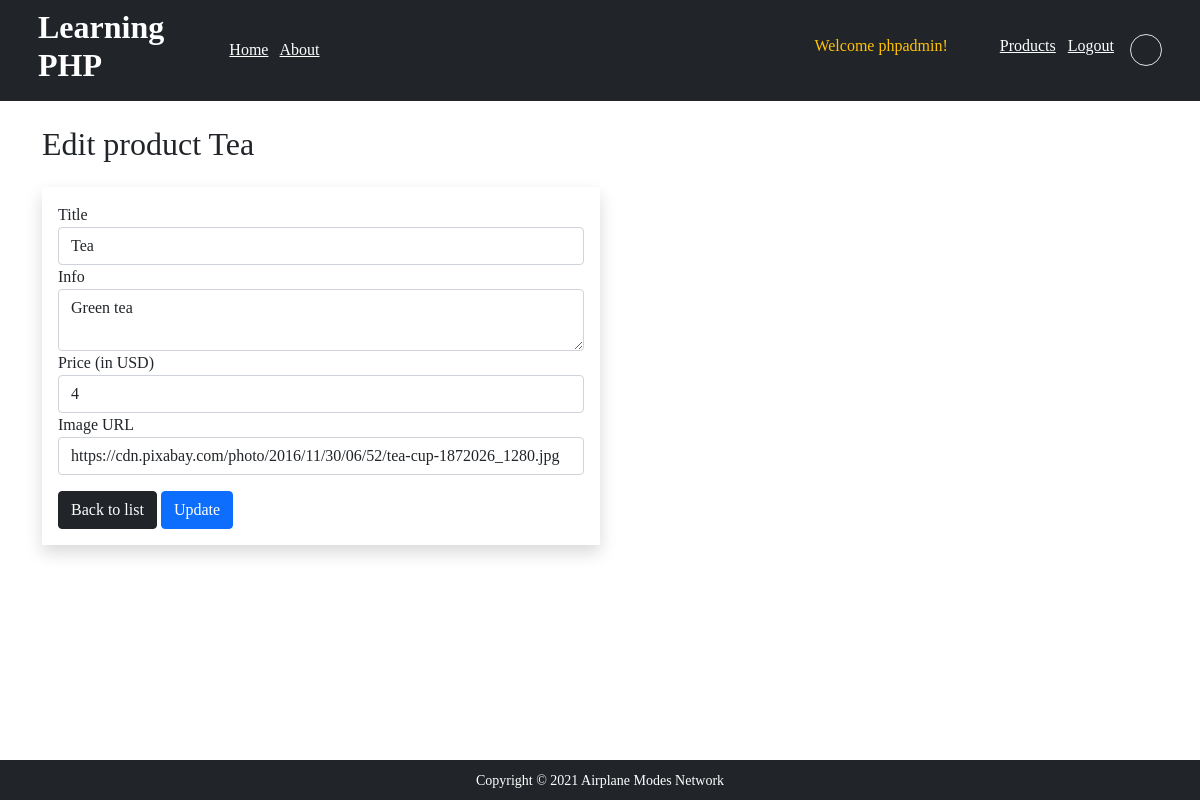
Screenshot of /product-edit.php?editid=11 (signed in) with the database file from the repository.
### tables this page shows
CREATE TABLE `products` (
  `id` int(11) NOT NULL,
  `title` varchar(128) NOT NULL,
  `info` varchar(512) NOT NULL,
  `price` double NOT NULL,
  `img_url` varchar(512) NOT NULL,
  `date_created` timestamp NOT NULL DEFAULT current_timestamp(),
  `user_id` int(11) NOT NULL
);

### util.php (called while the page is built, shortened)
<?php
function filter_get($_input_name, $_conn) {
    $input = trim(filter_input(INPUT_GET, $_input_name, FILTER_SANITIZE_STRING));
    $input = mysqli_real_escape_string($_conn, $input);
    return $input;
};

### product-edit.php (the view, shortened to what this page needs)
<?php
    include_once './connect.php';
    include_once './util.php';
    $editid = filter_get("editid", $conn);
    $query_select = "SELECT * FROM products WHERE id = {$editid} AND user_id = {$_SESSION['user_id']}";
    $result_select = $conn->query($query_select);
    if (mysqli_num_rows($result_select) == 1) {
        $product = mysqli_fetch_assoc($result_select);
    }
    include './header.php';
?>
<main class="container-fluid">
    <div class="container">
        <h2 class="pt-4 mb-4">Edit product <?= $product['title'] ?></h2>
        <form method="post" class="col-lg-6 shadow p-3">
        <div>
            <label>Title</label>
            <input type="text" name="title" class="form-control" value="<?= $product['title'] ?>">
        </div>
        <div>
            <label>Info</label>
            <textarea name="info" class="form-control"><?= $product['info'] ?></textarea>
        </div>
        <div>
            <label>Price (in USD)</label>
            <input type="number" name="price" class="form-control" value="<?= $product['price'] ?>">
        </div>
        <div>
            <label>Image URL</label>
            <input type="text" name="img_url" class="form-control" value="<?= $product['img_url'] ?>">
        </div>
        <a href="products.php" class="btn btn-dark mt-3">Back to list</a>
        <button name="submit" class="btn btn-primary mt-3">Update</button>
        </form>
    </div>
</main>
<?php include './footer.php' ?>

### css/style.css (style rules this page uses)
body { font-family: Ubuntu; }

### rows the page displays
products: title "Tea", info "Green tea", price "4", img_url "https://cdn.pixabay.com/photo/2016/11/30/06/52/tea-cup-1872026_1280.jpg"

### other values shown
$_SESSION['user_name'] "phpadmin"
